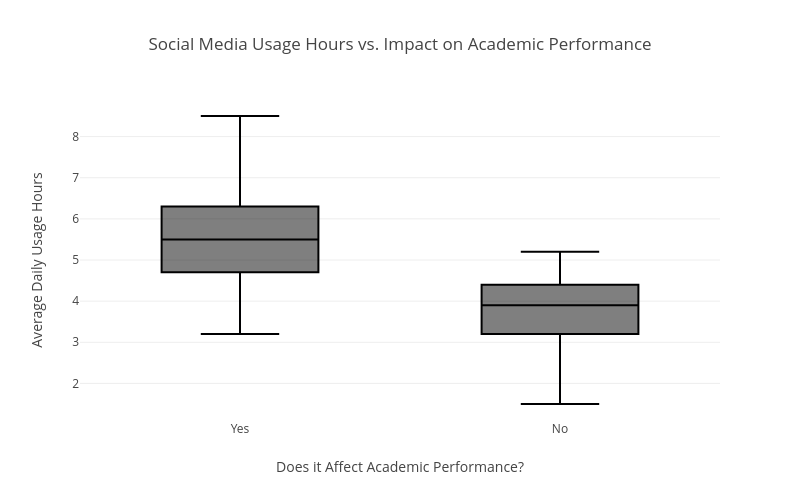

The code cell stored with this chart in its notebook:
### Markdown cell above
>## `3. Academic Impact Analysis`

### Code cell
# #### Academic Performance vs Social Media Usage
fig = px.box(df, x='Affects_Academic_Performance', y='Avg_Daily_Usage_Hours', 
              title='Social Media Usage Hours vs. Impact on Academic Performance',
              labels={'Affects_Academic_Performance': 'Does it Affect Academic Performance?',
                     'Avg_Daily_Usage_Hours': 'Average Daily Usage Hours'})
fig.update_layout(width=800, height=500)
fig.show()

### Figure 1 — Plotly figure (JSON) as saved in the notebook; plotly's stock layout.template omitted (floating-point values rounded to 4 significant figures; data arrays with more than 128 entries replaced by an {"elided": "..."} marker saying what was removed)
{"data": [{"alignmentgroup": "True", "hovertemplate": "Does it Affect Academic Performance?=%{x}<br>Average Daily Usage Hours=%{y}<extra></extra>", "legendgroup": "", "marker": {"color": "#000001"}, "name": "", "notched": false, "offsetgroup": "", "orientation": "v", "showlegend": false, "type": "box", "x": {"elided": "705 str values"}, "x0": " ", "xaxis": "x", "y": {"elided": "705 float values"}, "y0": " ", "yaxis": "y"}], "layout": {"boxmode": "group", "height": 500, "legend": {"tracegroupgap": 0}, "title": {"text": "Social Media Usage Hours vs. Impact on Academic Performance"}, "width": 800, "xaxis": {"anchor": "y", "domain": [0, 1], "title": {"text": "Does it Affect Academic Performance?"}}, "yaxis": {"anchor": "x", "domain": [0, 1], "title": {"text": "Average Daily Usage Hours"}}}}
